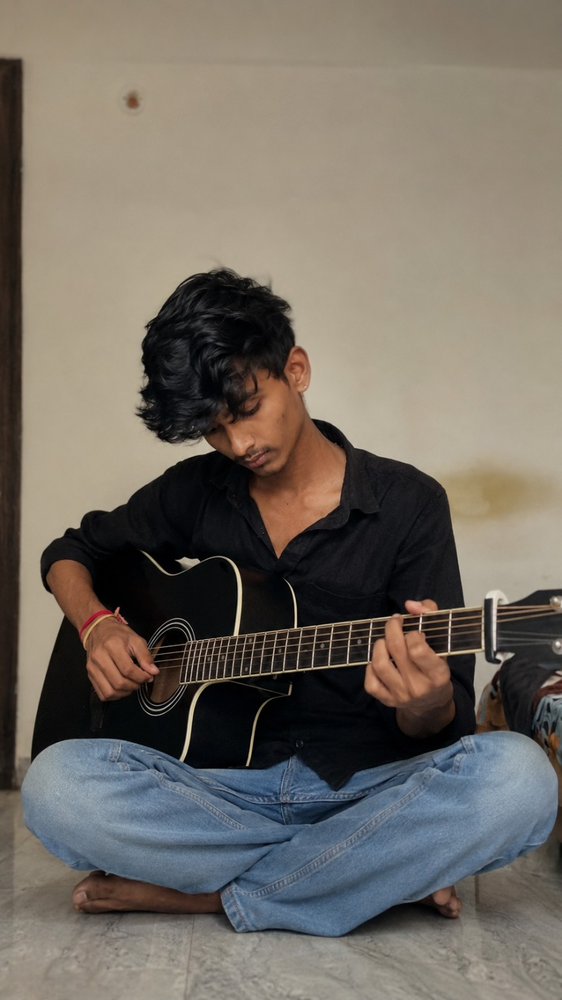
#> input picture source-photo.png, 562 x 1000 px, shrunk from 864 x 1536 before the run, found by its file name
$ python prep_photo.py
#> lines starting #> are read from the running program, lines starting #| are printed output that depends on the picture
from pathlib import Path
import sys
from PIL import Image,ImageOps,ImageEnhance
src=Path(sys.argv[1]) if len(sys.argv)>1 else Path("source-photo.png")
out=Path("data/source-prepped.png")
img=ImageOps.exif_transpose(Image.open(src).convert("RGB"))
#> img is the input picture: PIL image 562x1000 RGB; mean R, G, B 114.5, 107.8, 99
gray=ImageEnhance.Sharpness(ImageEnhance.Contrast(ImageOps.grayscale(img)).enhance(2.2)).enhance(1.4)
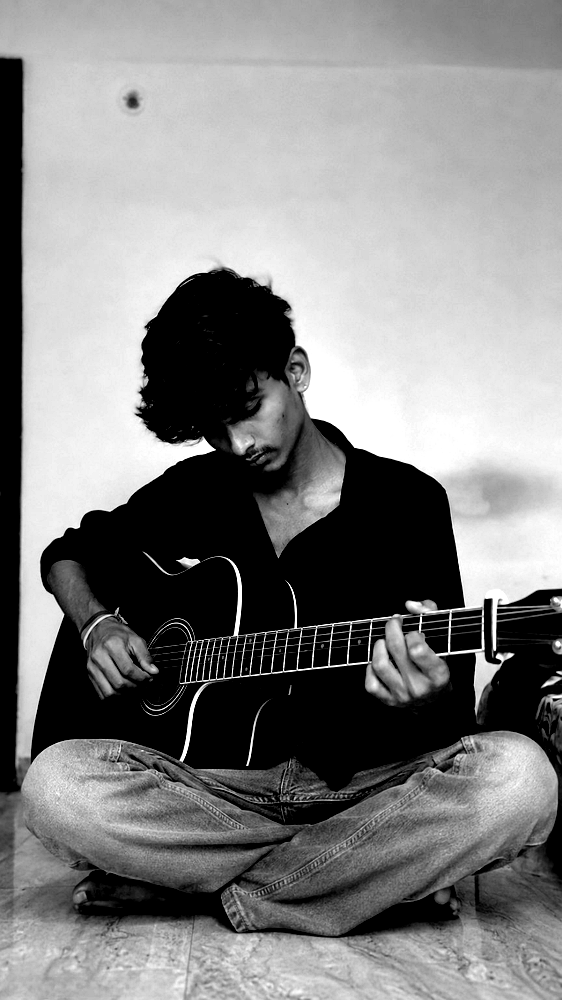
#> gray: PIL image 562x1000 L; min 0, max 255, mean 129.8
out.parent.mkdir(exist_ok=True); gray.save(out)
